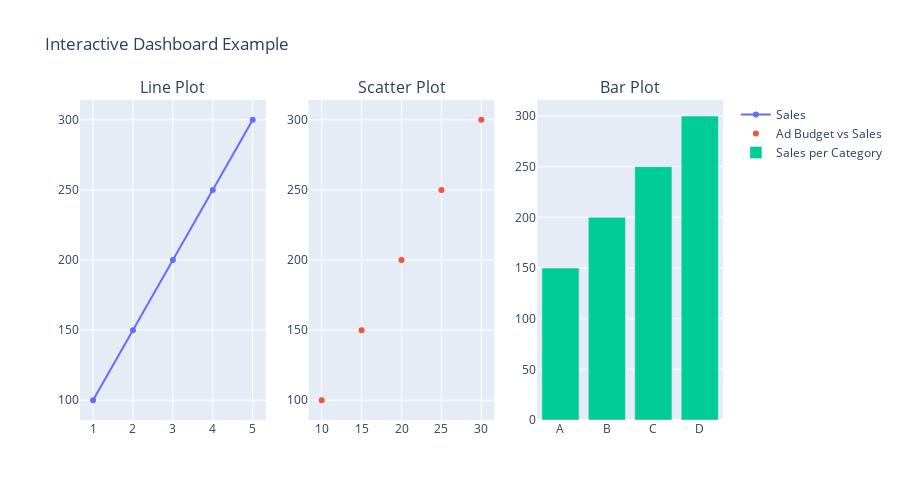

This figure's notebook cell:
### Code cell
from plotly.subplots import make_subplots
import plotly.graph_objects as go

# Creating Subplots
fig = make_subplots(
    rows=1, cols=3,
    subplot_titles=('Line Plot', 'Scatter Plot', 'Bar Plot')
)

# Line Plot
dates = [1, 2, 3, 4, 5]
sales = [100, 150, 200, 250, 300]
fig.add_trace(
    go.Scatter(x=dates, y=sales, mode='lines+markers', name='Sales'),
    row=1, col=1
)

# Scatter Plot
advertising_budget = [10, 15, 20, 25, 30]
fig.add_trace(
    go.Scatter(x=advertising_budget, y=sales, mode='markers', name='Ad Budget vs Sales'),
    row=1, col=2
)

# Bar Plot
categories = ['A', 'B', 'C', 'D']
sales_per_category = [150, 200, 250, 300]
fig.add_trace(
    go.Bar(x=categories, y=sales_per_category, name='Sales per Category'),
    row=1, col=3
)

# Layout
fig.update_layout(title_text='Interactive Dashboard Example', height=500)

# Show
fig.show()

### Figure 1 — Plotly figure (JSON) as saved in the notebook; plotly's stock layout.template omitted (floating-point values rounded to 4 significant figures)
{"data": [{"mode": "lines+markers", "name": "Sales", "type": "scatter", "x": [1, 2, 3, 4, 5], "xaxis": "x", "y": [100, 150, 200, 250, 300], "yaxis": "y"}, {"mode": "markers", "name": "Ad Budget vs Sales", "type": "scatter", "x": [10, 15, 20, 25, 30], "xaxis": "x2", "y": [100, 150, 200, 250, 300], "yaxis": "y2"}, {"name": "Sales per Category", "type": "bar", "x": ["A", "B", "C", "D"], "xaxis": "x3", "y": [150, 200, 250, 300], "yaxis": "y3"}], "layout": {"annotations": [{"font": {"size": 16}, "showarrow": false, "text": "Line Plot", "x": 0.1444, "xanchor": "center", "xref": "paper", "y": 1, "yanchor": "bottom", "yref": "paper"}, {"font": {"size": 16}, "showarrow": false, "text": "Scatter Plot", "x": 0.5, "xanchor": "center", "xref": "paper", "y": 1, "yanchor": "bottom", "yref": "paper"}, {"font": {"size": 16}, "showarrow": false, "text": "Bar Plot", "x": 0.8556, "xanchor": "center", "xref": "paper", "y": 1, "yanchor": "bottom", "yref": "paper"}], "height": 500, "title": {"text": "Interactive Dashboard Example"}, "xaxis": {"anchor": "y", "domain": [0, 0.2889]}, "xaxis2": {"anchor": "y2", "domain": [0.3556, 0.6444]}, "xaxis3": {"anchor": "y3", "domain": [0.7111, 1]}, "yaxis": {"anchor": "x", "domain": [0, 1]}, "yaxis2": {"anchor": "x2", "domain": [0, 1]}, "yaxis3": {"anchor": "x3", "domain": [0, 1]}}}
